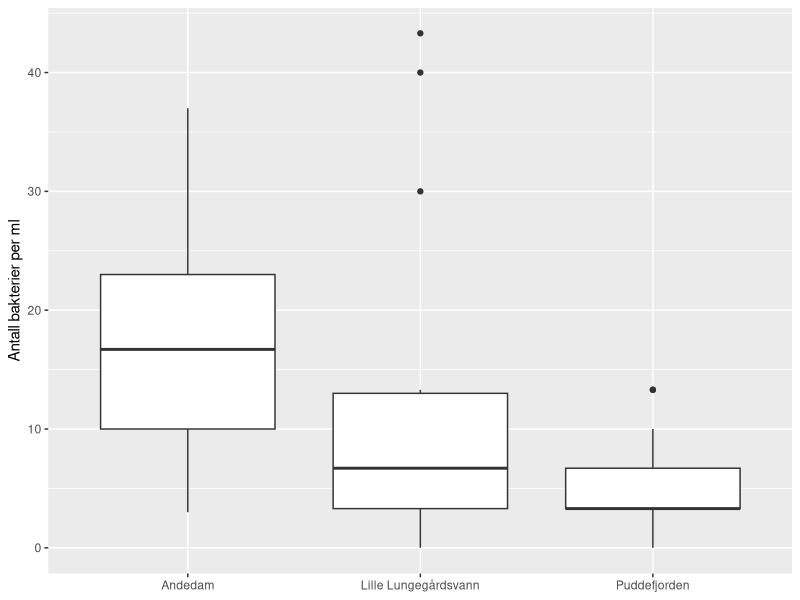
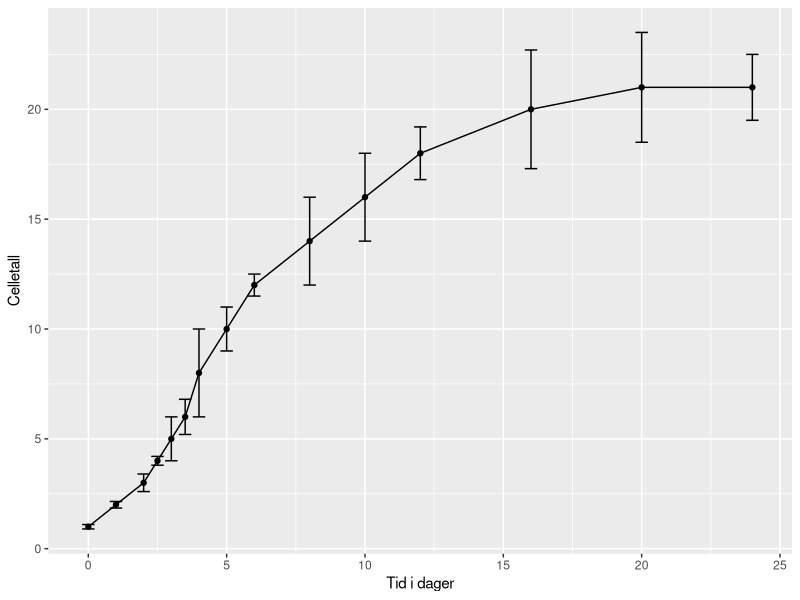

Reproduce these figures in R, in order.
## ---- chunk 1
knitr::opts_chunk$set(echo = TRUE)

library("tidyverse")

# les inn datasettene
koliforme <- read_delim(file = "data/Koliforme.csv", delim = ",")
vekst <- read_delim(file = "data/Vekst.csv", delim = ",")

## ---- chunk 2

koliforme %>% 
  group_by(vann) %>% 
  summarise(gjennomsnitt = mean(antall_per_ml),
            standardfeil = sd(antall_per_ml) / sqrt(n())) %>% 
  knitr::kable(digits = 1,
               caption = "Tabell 1: beskriv tabellen i en settning.")

## ---- chunk 3

ggplot(koliforme, aes(x = vann, y = antall_per_ml)) +
  geom_boxplot() +
  labs(x = NULL, y = "Antall bakterier per ml")

## ---- chunk 4

ggplot(vekst, aes(x = tid, y = celletall, ymin = celletall - standardfeil, ymax = celletall + standardfeil)) +
  geom_point() +
  geom_line() +
  geom_errorbar() + 
  labs(x = "Tid i dager", y = "Celletall")

